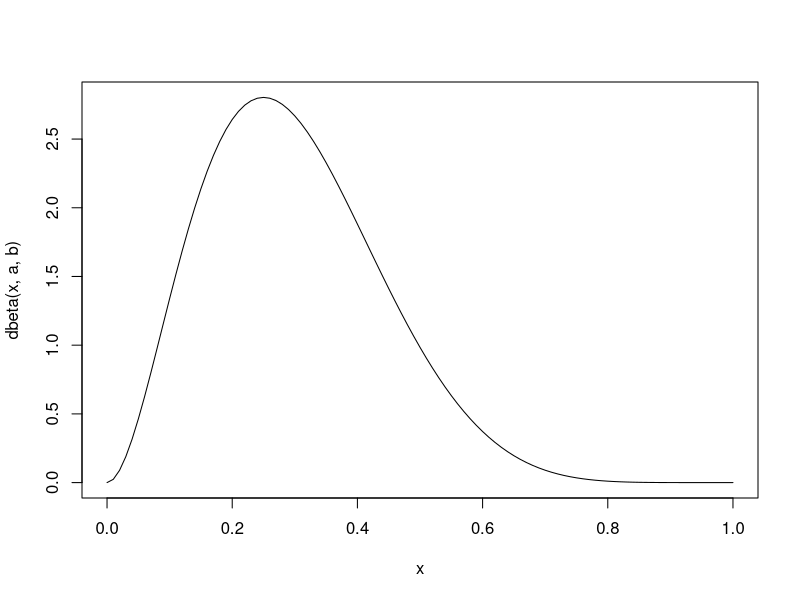
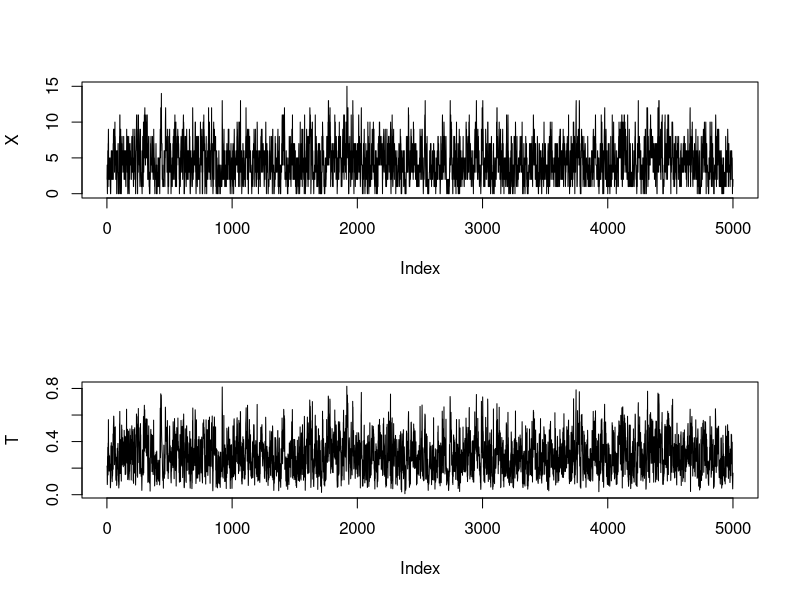
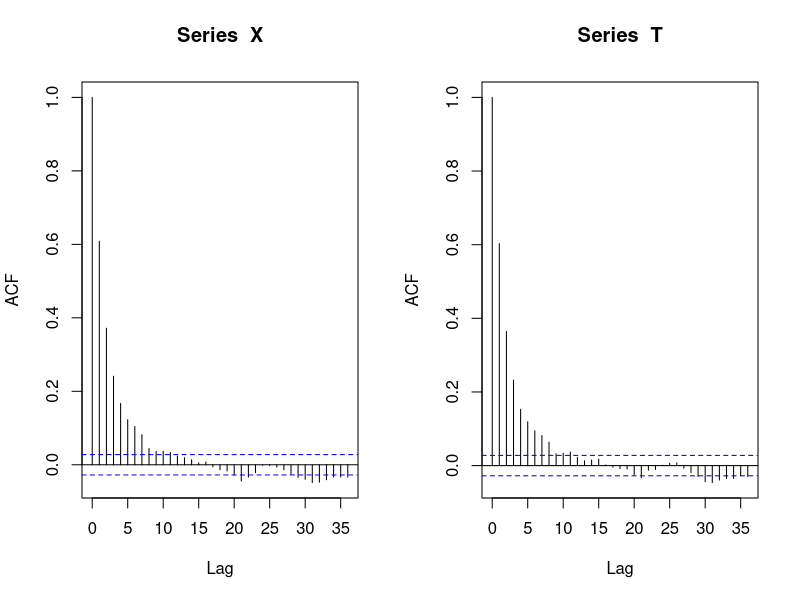
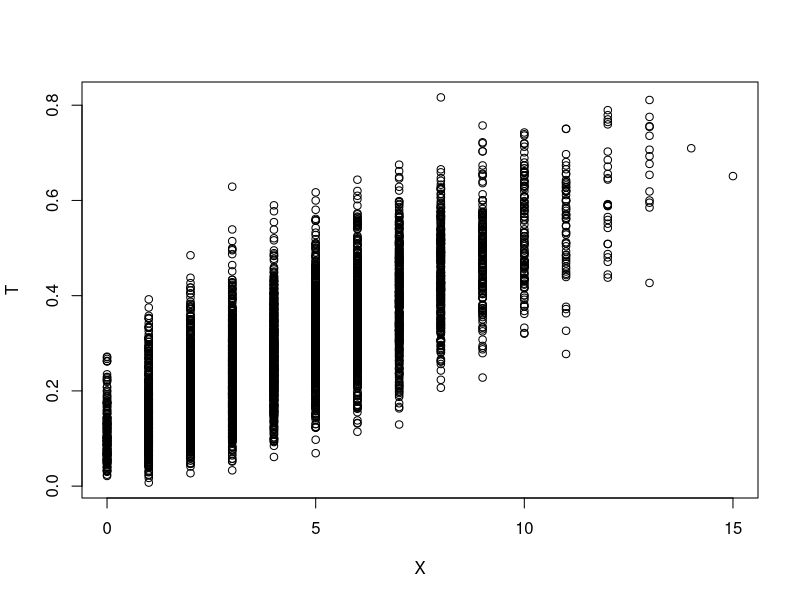
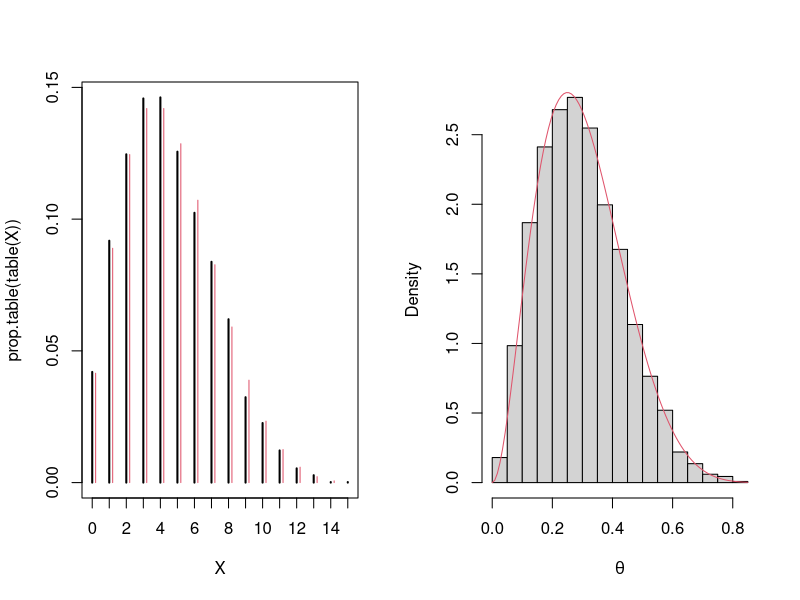
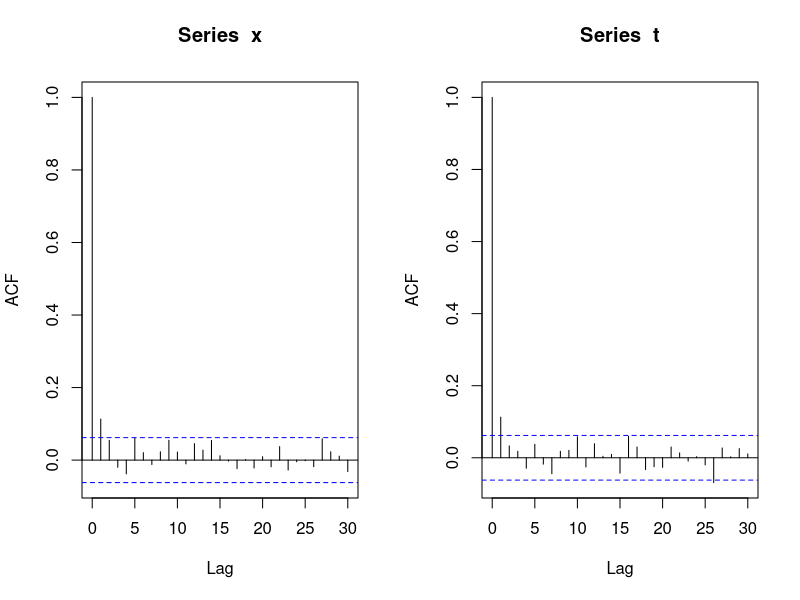
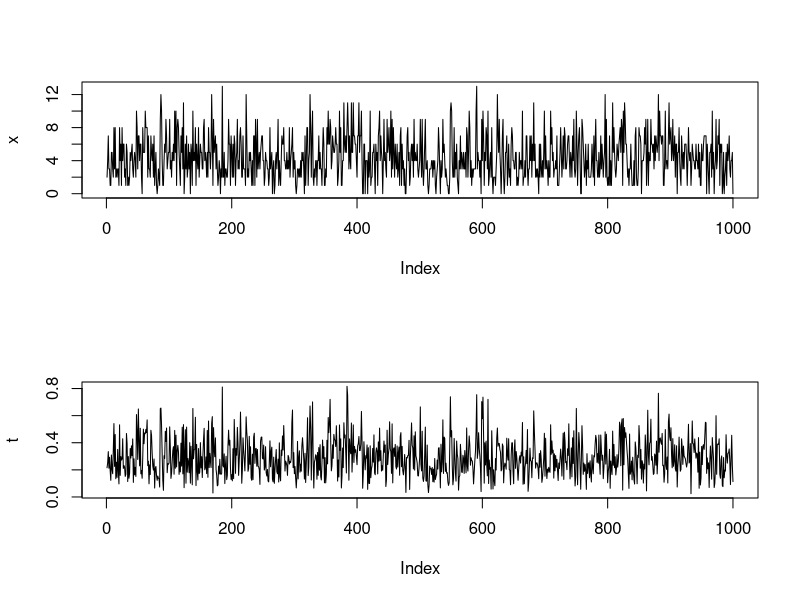
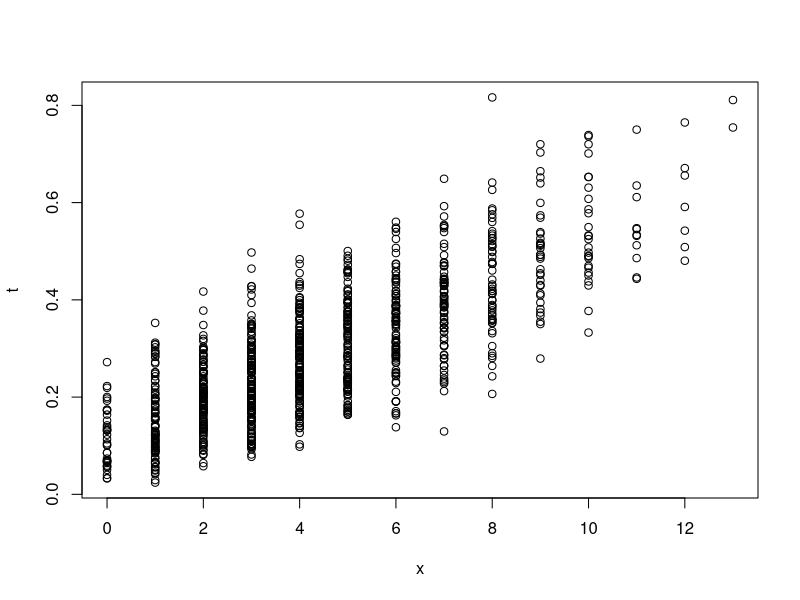

Generate these figures, in order, with R: (Note: this script raises an error after producing the figures.)
##======================================================================
## Exemplo 7.2 do Casella e Robert - Beta-binomial
## X | theta ~ Bin(n, theta)
## theta ~ Beta(a, b)

## Condicionais são
## X | theta ~ Bin(mu, theta)
## theta | X ~ Beta(x + a, n - x + b)

## Define constantes
N <- 5000
## Burnin
burn <- 1000
## Vetores para armazenar as amostras
T <- numeric(N)
X <- numeric(N)

## Aqui da para testar varios valores para ver o impacto da priori
a <- 3
b <- 7
curve(dbeta(x, a, b), from = 0, to = 1)

## Define valores
n <- 15
## Valores iniciais
T[1] <- rbeta(1, a, b)
X[1] <- rbinom(1, n, T[1])

## Amostrador de Gibbs
for (i in 2:N) {
    X[i] <- rbinom(1, n, T[i - 1])
    T[i] <- rbeta(1, X[i] + a, n - X[i] + b)
}

## Cadeias (mude os valores iniciais para ver convergencia)
par(mfrow = c(2, 1))
plot(X, type = "l")
plot(T, type = "l")
par(mfrow = c(1, 2))

## Correlacao entre os valores
acf(X)
acf(T)
par(mfrow = c(1, 1))
## Conjunta
plot(X, T)

## Integrando a conjunta em relação a theta, chega na marginal de X, que
## é uma Beta-Binomial
betabinom <- function(x, a, b, n) {
    choose(n, x) * (gamma(a + b)/(gamma(a) * gamma(b))) *
        ((gamma(x + a) * gamma(n - x + b))/
        gamma(a + b + n))
}

## Compara amostra com distribuicoes teoricas
par(mfrow = c(1, 2))
## A Beta-binomial é uma distribuição discreta
plot(prop.table(table(X)), type = "h")
points((0:14) + 0.2,
       betabinom(x = 0:14, a = a, b = b, n = n), type = "h", col = 2)
hist(T, freq = FALSE, main = "", xlab = expression(theta))
curve(dbeta(x, a, b), add = TRUE, col = 2)
par(mfrow = c(1, 1))

## Fazendo o thinning
x <- X[seq(1, length(X), 5)]
t <- T[seq(1, length(T), 5)]

## Correlacao entre os valores
par(mfrow = c(1, 2))
acf(x)
acf(t)
par(mfrow = c(2, 1))

## Cadeias (mude os valores iniciais para ver convergencia)
par(mfrow = c(2, 1))
plot(x, type = "l")
plot(t, type = "l")
par(mfrow = c(1, 1))

## Conjunta
plot(x, t)

## Compara amostra com distribuicoes teoricas
par(mfrow = c(1, 2))
## A Beta-binomial é uma distribuição discreta
plot(prop.table(table(x)), type = "h")
points((0:14) + 0.2,
       betabinom(x = 0:14, a = a, b = b, n = n), type = "h", col = 2)
hist(t, freq = FALSE, main = "", xlab = expression(theta))
curve(dbeta(x, a, b), add = TRUE, col = 2)
par(mfrow = c(1, 1))
##======================================================================

##======================================================================
## Exemplo de Rizzo, pg. 320
## Example 11.10 (Gibbs sampler: Bivariate distribution)

## Define constantes
N <- 5000
## Burnin
burn <- 1000
## Matriz para armazenar as amostras
X <- matrix(0, N, 2)

## Define parametros da Normal bivariada
rho <- -.75
mu1 <- 0
mu2 <- 2
sigma1 <- 1
sigma2 <- .5
s1 <- sqrt(1-rho^2)*sigma1
s2 <- sqrt(1-rho^2)*sigma2

## Gera a cadeia

## Valores iniciais
X[1, ] <- c(mu1, mu2)

for (i in 2:N) {
    x2 <- X[i-1, 2]
    m1 <- mu1 + rho * (x2 - mu2) * sigma1/sigma2
    X[i, 1] <- rnorm(1, m1, s1)
    x1 <- X[i, 1]
    m2 <- mu2 + rho * (x1 - mu1) * sigma2/sigma1
    X[i, 2] <- rnorm(1, m2, s2)
}

## Cadeias (mude os valores iniciais para ver convergencia)
matplot(X, type = "l")
## Correlacao entre os valores
acf(X[,1])
acf(X[,2])
## Conjunta
plot(X, main = "", xlab = bquote(X[1]),
     ylab = bquote(X[2]), ylim = range(X[, 2]))

## Descarta os primeiros 1000 valores
b <- burn + 1
x <- X[b:N, ]

matplot(x, type = "l")
## Nao elimina o problema de autocorrelacao
acf(x[,1])
acf(x[,2])
## Conjunta
plot(x, main = "", xlab = bquote(X[1]),
     ylab = bquote(X[2]), ylim = range(x[, 2]))

## Compara estatisticas
colMeans(x)
cov(x)
cor(x)
##======================================================================

##======================================================================
## Exemplo 3.4
## Y ~ N(mu, sigma^2)   com tau = sigma^{-2}
## mu ~ N(0, s^2)       com tau_0 = s^{-2}
## tau ~ Gama(a,b)

## Condicionais são
## mu | tau ~ N(m, C)
## tau | mu ~ Gama(a + n/2, b + 1/2 sum((y_i - mu)^2))
## Onde:
## m = C\bar{y}
## C = 1/(n\tau + tau_0)

## Define constantes
N <- 5000
## Burnin
burn <- 1000
## Matriz para armazenar as amostras
X <- matrix(0, N, 2)

## Simula valores
set.seed(2)
y <- rnorm(30, 0, 1)
mean(y)
var(y)

## Define parametros
ybar <- mean(y)
n <- length(y)
tau0 <- 1
## Aqui da para testar varios valores para ver o impacto da priori
a <- 2
b <- 2
curve(dgamma(x, a, b), from = 0, to = 5)

## Gera a cadeia

## Valores iniciais
X[1, ] <- c(0, 1)
for (i in 2:N) {
    tau.iter <- X[i - 1, 2]
    C <- 1/(n * tau.iter + tau0)
    m <- C * ybar
    X[i, 1] <- rnorm(1, m, sqrt(C))
    mu.iter <- X[i, 1]
    X[i, 2] <- rgamma(1, a + n/2, b + sum((y - mu.iter)^2)/2)
}

## Cadeias (mude os valores iniciais para ver convergencia)
matplot(X, type = "l")

## Correlacao entre os valores
acf(X[,1])
acf(X[,2])
## Conjunta
plot(X, main = "", xlab = bquote(X[1]),
     ylab = bquote(X[2]), ylim = range(X[, 2]))
abline(v = 0, h = 1, lty = 2, col = 2)

## Descarta os primeiros 1000 valores
burn <- burn + 1
x <- X[burn:N, ]

matplot(x, type = "l")
acf(x[,1])
acf(x[,2])
## Conjunta
plot(x, main = "", xlab = bquote(X[1]),
     ylab = bquote(X[2]), ylim = range(x[, 2]))
abline(v = 0, h = 1, lty = 2, col = 2)

## Compara estatisticas
colMeans(x)

## Compara amostra com distribuicoes teoricas
par(mfrow = c(1, 2))
hist(x[,1], freq = FALSE, main = "", xlab = expression(mu))
curve(dnorm(x, ybar/(n * 1 + tau0), sqrt(1/(n * 1 + tau0))),
      add = TRUE, col = 2)
hist(x[,2], freq = FALSE, main = "", xlab = expression(sigma^2))
curve(dgamma(x, a + n/2, b + sum((y - 0)^2)/2),
      add = TRUE, col = 2)
par(mfrow = c(1, 1))

##======================================================================

##======================================================================
## Exemplo 3.1 - Stuart Coles
## Y ~ N(mu, sigma^2)   com tau = sigma^{-2}
## mu ~ N(mu_0, s^2)    com tau_0 = s^{-2}
## tau ~ Gama(a,b)

## Condicionais são
## mu | sigma^2 ~ N(m, C)
## tau | mu ~ Gama(a + n/2, b + 1/2 sum((y_i - mu)^2))
## Onde:
## m = C \tau sum(x_i) + \mu_0 \tau_0
## C = 1/(n\tau + \tau_0)

## Define constantes
N <- 5000
## Burnin
burn <- 1000
## Matriz para armazenar as amostras
X <- matrix(0, N, 2)

## Simula valores
set.seed(2)
y <- rnorm(30, 0, 1)

## Define parametros
ysum <- sum(y)
n <- length(y)

## Prioris
mu0 <- 0
tau0 <- 1
## Aqui da para testar varios valores para ver o impacto da priori
a <- 2
b <- 2
curve(dgamma(x, a, b), from = 0, to = 5)

## Gera a cadeia

## Valores iniciais
X[1, ] <- c(0, 1)
for (i in 2:N) {
    tau.iter <- X[i - 1, 2]
    C <- 1/(n * tau.iter + tau0)
    m <- C * (tau.iter * ysum + mu0 * tau0)
    X[i, 1] <- rnorm(1, m, sqrt(C))
    mu.iter <- X[i, 1]
    X[i, 2] <- rgamma(1, a + n/2, b + sum((y - mu.iter)^2)/2)
}

## Cadeias (mude os valores iniciais para ver convergencia)
matplot(X, type = "l")

## Correlacao entre os valores
acf(X[,1])
acf(X[,2])
## Conjunta
plot(X, main = "", xlab = bquote(X[1]),
     ylab = bquote(X[2]), ylim = range(X[, 2]))
abline(v = 0, h = 1, lty = 2, col = 2)

## Descarta os primeiros 1000 valores
burn <- burn + 1
x <- X[burn:N, ]

matplot(x, type = "l")
acf(x[,1])
acf(x[,2])
## Conjunta
plot(x, main = "", xlab = bquote(X[1]),
     ylab = bquote(X[2]), ylim = range(x[, 2]))
abline(v = 0, h = 1, lty = 2, col = 2)

## Compara estatisticas
colMeans(x)

## Compara amostra com distribuicoes teoricas
par(mfrow = c(1, 2))
hist(x[,1], freq = FALSE, main = "", xlab = expression(mu))
C <- 1/(n * tau + tau0)
m <- C * (tau * ysum + mu0 * tau0)
curve(dnorm(x, m, sqrt(C)), add = TRUE, col = 2)
hist(x[,2], freq = FALSE, main = "", xlab = expression(sigma^2))
curve(dgamma(x, a + n/2, b + sum((y - 0)^2)/2),
      add = TRUE, col = 2)
par(mfrow = c(1, 1))
##======================================================================
